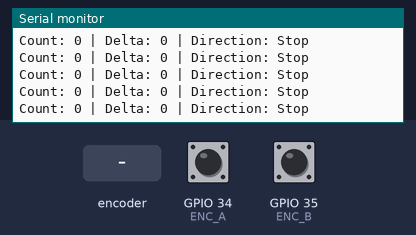
Recording of a sketch running on a simulated ESP32. Shown: the last lines printed to the serial monitor. The test bench sets the inputs (shaded band); at power-on: GPIO 34 (ENC_A) HIGH, GPIO 35 (ENC_B) HIGH.

Above: at 1.2 s.
1.3 s: rotary encoder on GPIO 34 (ENC_A) / GPIO 35 (ENC_B) turned 1 step (first pin leading)
At 1.56 s:
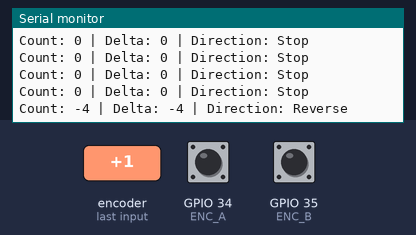
3.0 s: rotary encoder on GPIO 34 (ENC_A) / GPIO 35 (ENC_B) turned 2 steps (second pin leading)
At 3.16 s:
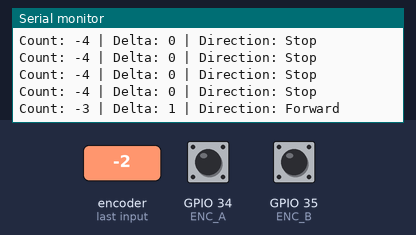
Timing chart, 0 to 6.0 s (numbered marks = the images above; inputs shaded):
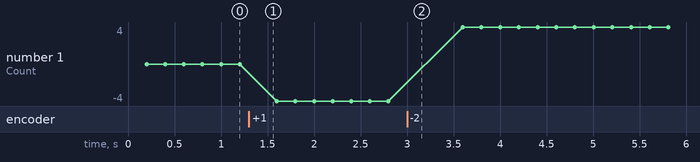

The sketch:

encoder.ino
```cpp
#include <Arduino.h>

#define ENC_A 34
#define ENC_B 35

volatile int32_t encoderCount = 0;
volatile uint8_t prevAB = 0;

portMUX_TYPE encoderMux = portMUX_INITIALIZER_UNLOCKED;

// Bang giai ma quadrature x4
const int8_t quadTable[16] = {
   0,  1, -1,  0,
  -1,  0,  0,  1,
   1,  0,  0, -1,
   0, -1,  1,  0
};

void IRAM_ATTR readEncoder() {
  uint8_t a = digitalRead(ENC_A);
  uint8_t b = digitalRead(ENC_B);

  uint8_t currentAB = (a << 1) | b;

  portENTER_CRITICAL_ISR(&encoderMux);

  uint8_t index = (prevAB << 2) | currentAB;

  encoderCount += quadTable[index];
  prevAB = currentAB;

  portEXIT_CRITICAL_ISR(&encoderMux);
}

void setup() {
  Serial.begin(115200);

  pinMode(ENC_A, INPUT);
  pinMode(ENC_B, INPUT);

  prevAB = (digitalRead(ENC_A) << 1)
           | digitalRead(ENC_B);

  attachInterrupt(digitalPinToInterrupt(ENC_A),
                  readEncoder, CHANGE);

  attachInterrupt(digitalPinToInterrupt(ENC_B),
                  readEncoder, CHANGE);

  Serial.println("Encoder Quadrature x4 Test");
}

void loop() {
  static int32_t lastCount = 0;
  static unsigned long lastTime = 0;

  if (millis() - lastTime >= 200) {
    lastTime = millis();

    portENTER_CRITICAL(&encoderMux);
    int32_t count = encoderCount;
    portEXIT_CRITICAL(&encoderMux);

    int32_t delta = count - lastCount;
    lastCount = count;

    Serial.print("Count: ");
    Serial.print(count);

    Serial.print(" | Delta: ");
    Serial.print(delta);

    Serial.print(" | Direction: ");

    if (delta > 0)
      Serial.println("Forward");
    else if (delta < 0)
      Serial.println("Reverse");
    else
      Serial.println("Stop");
  }
}
```

Measured:
- after the input at 1.3 s, the serial monitor: prints a new line after 0.10 s (image 1)
- after the input at 3.0 s, the serial monitor: prints a new line at once (image 2)
- plotted number 1: 0 → -4 after the input at 1.3 s
